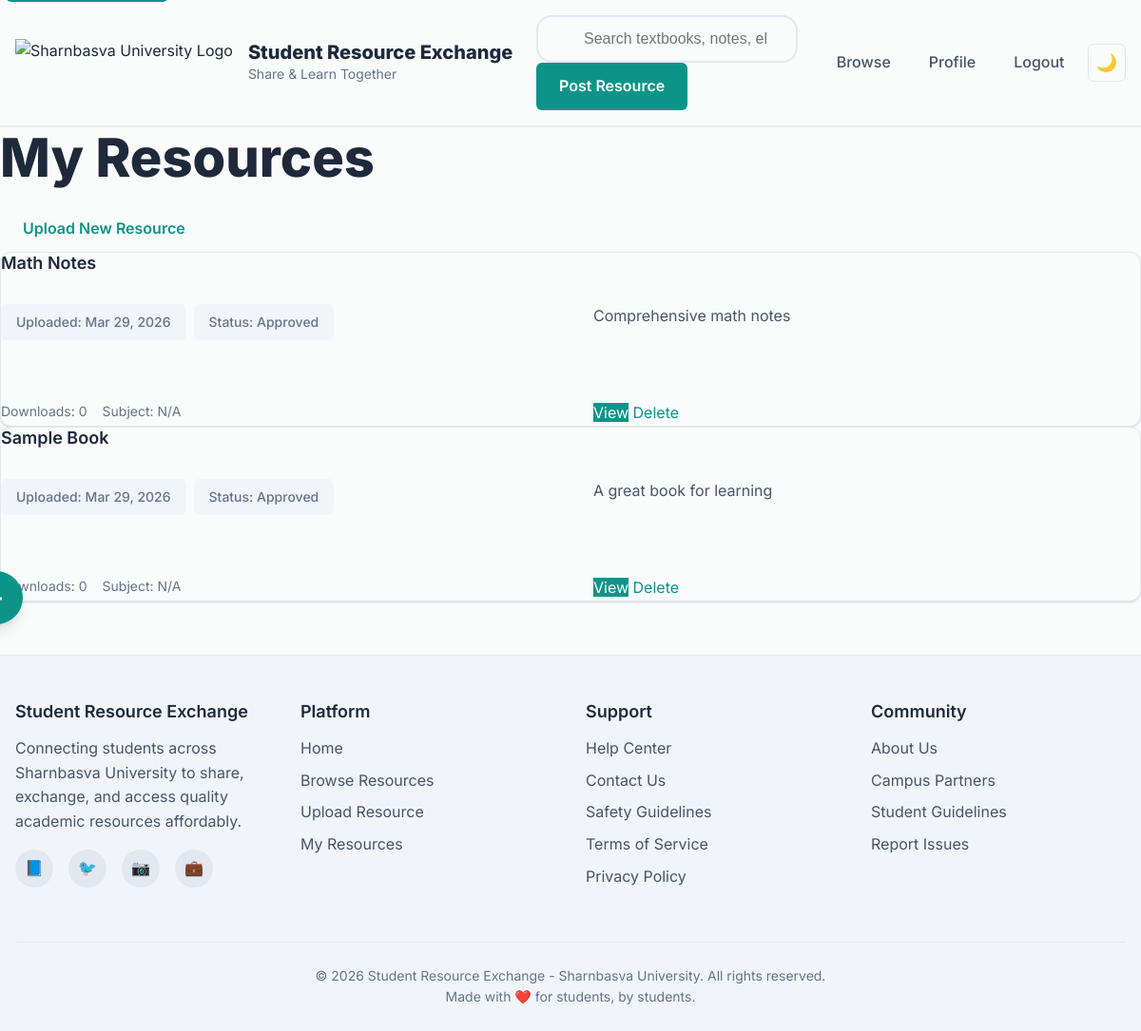
Page /resources/my-resources/ (signed in) on the committed database.
### resources/models.py (models this page shows, shortened)
class Resource(models.Model):
    CATEGORY_CHOICES = [
        ('books', 'Books'),
        ('notes', 'Notes'),
        ('electronics', 'Electronics'),
        ('stationery', 'Stationery'),
        ('lab-materials', 'Lab Materials'),
        ('other', 'Other'),
    ]
    CONDITION_CHOICES = [
        ('new', 'New'),
        ('used', 'Used'),
        ('free', 'Free'),
        ('exchange', 'Exchange Only'),
    ]
    title = models.CharField(max_length=200)
    description = models.TextField()
    category = models.CharField(max_length=20, choices=CATEGORY_CHOICES, default='other')
    price = models.DecimalField(max_digits=10, decimal_places=2, blank=True, null=True)
    condition = models.CharField(max_length=20, choices=CONDITION_CHOICES, default='used')
    exchange_only = models.BooleanField(default=False)
    image = models.ImageField(upload_to='resource_images/', blank=True, null=True)
    file = models.FileField(upload_to='resources/', blank=True, null=True)
    url = models.URLField(blank=True, null=True)
    uploaded_by = models.ForeignKey(User, on_delete=models.CASCADE)
    uploaded_at = models.DateTimeField(auto_now_add=True)
    subject = models.CharField(max_length=100, blank=True)
    semester = models.CharField(max_length=50, blank=True)
    downloads = models.PositiveIntegerField(default=0)
    is_approved = models.BooleanField(default=True)
    class Meta:
        ordering = ['-uploaded_at']

### resources/views.py (the view)
# urls.py: path('my-resources/', views.my_resources, name='my_resources'),
@login_required
def my_resources(request):
    resources = Resource.objects.filter(uploaded_by=request.user)
    return render(request, 'resources/my_resources.html', {'resources': resources})

### resources/templates/resources/my_resources.html (shortened to what this page needs)
{% extends 'base.html' %}
{% block content %}
    <div class="my-resources-container">
        <div class="page-header">
            <h1>My Resources</h1>
            <a href="{% url 'upload_resource' %}" class="btn">Upload New Resource</a>
        </div>
        {% if resources %}
            <div class="resources-grid">
                {% for resource in resources %}
                    <div class="resource-card">
                        <div class="resource-header">
                            <h3 class="resource-title">{{ resource.title }}</h3>
                        </div>
                        <div class="resource-content">
                            <div class="resource-meta">
                                <span>Uploaded: {{ resource.uploaded_at|date:"M d, Y" }}</span>
                                <span>Status: {% if resource.is_approved %}Approved{% else %}Pending{% endif %}</span>
                            </div>
                            <p class="resource-description">{{ resource.description }}</p>
                            <div class="resource-stats">
                                <span>Downloads: {{ resource.downloads }}</span>
                                <span>Subject: {{ resource.subject|default:'N/A' }}</span>
                            </div>
                            <div class="resource-actions">
                                <a href="{% url 'resource_detail' resource.pk %}" class="btn-small btn-primary">View</a>
                                <a href="{% url 'delete_resource' resource.pk %}" class="btn-small btn-danger" onclick="return confirm('Are you sure you want to delete this resource?')">Delete</a>
                            </div>
                        </div>
                    </div>
                {% endfor %}
            </div>
        {% else %}
            <div class="empty-state">
                <h3>No resources uploaded yet</h3>
                <p>You haven't uploaded any study materials yet. Start sharing your knowledge with fellow students!</p>
                <a href="{% url 'upload_resource' %}" class="btn">Upload Your First Resource</a>
            </div>
        {% endif %}
    </div>
{% endblock %}

### static/css/styles.css (style rules this page uses)
*, *::before, *::after { box-sizing: border-box; }
html { scroll-behavior: smooth; font-size: 16px; }
body { margin: 0; font-family: 'Inter', -apple-system, BlinkMacSystemFont, 'Segoe UI', Roboto, sans-serif; line-height: 1.6; color: var(--text-primary); background-color: var(--bg-primary); transition: background-color 0.3s ease, color 0.3s ease; }
:root { --bg-primary: #fafbfb; --bg-secondary: #f1f5f9; --bg-tertiary: #e2e8f0; --bg-accent: #cbd5e1; --text-primary: #1e293b; --text-secondary: #475569; --text-muted: #64748b; --text-inverse: #ffffff; --border-color: #e2e8f0; --border-hover: #cbd5e1; --primary: #0d9488; --primary-hover: #0f766e; --primary-light: #5eead4; --secondary: #3b82f6; --secondary-hover: #2563eb; --verified: #10b981; --condition-new: #10b981; --condition-used: #f59e0b; --condition-free: #ec4899; --condition-exchange: #8b5cf6; --secondary: #6366f1; --secondary-hover: #4f46e5; --success: #10b981; --warning: #f59e0b; --error: #ef4444; --shadow-sm: 0 1px 2px 0 rgba(0, 0, 0, 0.05); --shadow: 0 1px 3px 0 rgba(0, 0, 0, 0.1), 0 1px 2px 0 rgba(0, 0, 0, 0.06); --shadow-md: 0 4px 6px -1px rgba(0, 0, 0, 0.1), 0 2px 4px -1px rgba(0, 0, 0, 0.06); --shadow-lg: 0 10px 15px -3px rgba(0, 0, 0, 0.1), 0 4px 6px -2px rgba(0, 0, 0, 0.05); --shadow-xl: 0 20px 25px -5px rgba(0, 0, 0, 0.1), 0 10px 10px -5px rgba(0, 0, 0, 0.04); --radius-sm: 0.25rem; --radius: 0.375rem; --radius-md: 0.5rem; --radius-lg: 0.75rem; --radius-xl: 1rem; --transition: all 0.2s ease; }
h1, h2, h3, h4, h5, h6 { margin: 0 0 1rem 0; font-weight: 600; line-height: 1.2; color: var(--text-primary); }
h1 { font-size: clamp(2rem, 5vw, 3.5rem); font-weight: 800; }
h3 { font-size: clamp(1.25rem, 3vw, 2rem); font-weight: 600; }
p { margin: 0 0 1rem 0; color: var(--text-secondary); }
a { color: var(--primary); text-decoration: none; transition: var(--transition); }
.btn { display: inline-flex; align-items: center; justify-content: center; padding: 0.75rem 1.5rem; font-size: 0.875rem; font-weight: 600; text-decoration: none; border: none; border-radius: var(--radius); cursor: pointer; transition: var(--transition); gap: 0.5rem; white-space: nowrap; }
.btn-primary { background: var(--primary); color: var(--text-inverse); }
.resource-meta { display: flex; gap: 1rem; margin-bottom: 2rem; }
.resource-meta span { padding: 0.5rem 1rem; background: var(--bg-secondary); border-radius: var(--radius); font-size: 0.875rem; font-weight: 500; }
.resource-content { display: grid; grid-template-columns: 1fr 1fr; gap: 3rem; margin-top: 2rem; }
.btn { display: inline-flex; align-items: center; justify-content: center; padding: 0.75rem 1.5rem; border-radius: var(--radius); font-weight: 600; font-size: 1rem; text-decoration: none; transition: all 0.3s ease; cursor: pointer; border: none; }
.btn-primary { background: var(--primary); color: white; }
.resource-card { background: var(--bg-primary); border: 1px solid var(--border-color); border-radius: var(--radius-lg); overflow: hidden; transition: var(--transition); box-shadow: var(--shadow); }
.resource-title { font-size: 1.125rem; font-weight: 600; margin-bottom: 0.5rem; color: var(--text-primary); }
.resource-meta { display: flex; flex-wrap: wrap; gap: 0.5rem; font-size: 0.875rem; color: var(--text-muted); margin-bottom: 1rem; }
.resource-description { color: var(--text-secondary); margin-bottom: 1rem; line-height: 1.5; }
.resource-stats { display: flex; gap: 1rem; font-size: 0.875rem; color: var(--text-muted); }

### rows in the picture
Resource: title "Math Notes", uploaded_at "Mar 29, 2026", is_approved "Approved", description "Comprehensive math notes", downloads "0", subject "N/A"
Resource: title "Sample Book", uploaded_at "Mar 29, 2026", is_approved "Approved", description "A great book for learning", downloads "0", subject "N/A"
